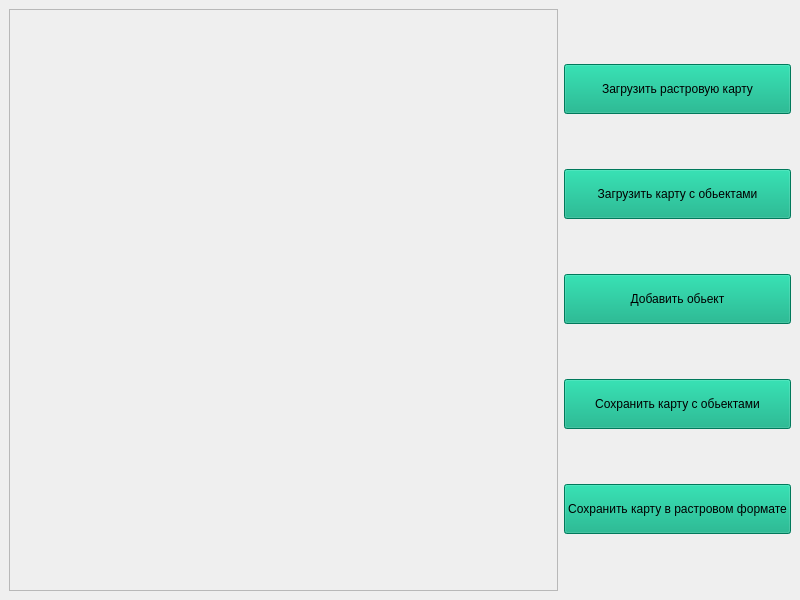
<?xml version="1.0" encoding="UTF-8"?>
<ui version="4.0">
 <class>MainWindow</class>
 <widget class="QMainWindow" name="MainWindow">
  <property name="geometry">
   <rect>
    <x>0</x>
    <y>0</y>
    <width>800</width>
    <height>600</height>
   </rect>
  </property>
  <property name="windowTitle">
   <string>Механизм визуализации карты</string>
  </property>
  <widget class="QWidget" name="centralwidget">
   <layout class="QGridLayout" name="gridLayout">
    <item row="0" column="0">
     <layout class="QHBoxLayout" name="horizontalLayout">
      <item>
       <widget class="QScrollArea" name="scrollArea">
        <property name="widgetResizable">
         <bool>true</bool>
        </property>
        <widget class="QWidget" name="scrollAreaWidgetContents_2">
         <property name="geometry">
          <rect>
           <x>0</x>
           <y>0</y>
           <width>481</width>
           <height>574</height>
          </rect>
         </property>
         <layout class="QGridLayout" name="gridLayout_2"/>
        </widget>
       </widget>
      </item>
      <item>
       <layout class="QVBoxLayout" name="_2">
        <property name="spacing">
         <number>0</number>
        </property>
        <property name="sizeConstraint">
         <enum>QLayout::SetMinimumSize</enum>
        </property>
        <item>
         <widget class="QPushButton" name="btnLoadRasterMap">
          <property name="sizePolicy">
           <sizepolicy hsizetype="Minimum" vsizetype="Fixed">
            <horstretch>0</horstretch>
            <verstretch>0</verstretch>
           </sizepolicy>
          </property>
          <property name="minimumSize">
           <size>
            <width>150</width>
            <height>50</height>
           </size>
          </property>
          <property name="font">
           <font>
            <pointsize>9</pointsize>
           </font>
          </property>
          <property name="cursor">
           <cursorShape>OpenHandCursor</cursorShape>
          </property>
          <property name="toolTip">
           <string>&lt;html&gt;&lt;head/&gt;&lt;body&gt;&lt;p&gt;Кнопка выбора добавления растрового изображения.&lt;/p&gt;&lt;/body&gt;&lt;/html&gt;</string>
          </property>
          <property name="styleSheet">
           <string notr="true">background-color: rgb(0, 170, 127)</string>
          </property>
          <property name="text">
           <string>Загрузить растровую карту</string>
          </property>
         </widget>
        </item>
        <item>
         <widget class="QPushButton" name="btnLoadMapObjs">
          <property name="minimumSize">
           <size>
            <width>150</width>
            <height>50</height>
           </size>
          </property>
          <property name="font">
           <font>
            <pointsize>9</pointsize>
           </font>
          </property>
          <property name="cursor">
           <cursorShape>OpenHandCursor</cursorShape>
          </property>
          <property name="toolTip">
           <string>&lt;html&gt;&lt;head/&gt;&lt;body&gt;&lt;p&gt;Загрузка карты с добавленными ранее обьектами &lt;/p&gt;&lt;/body&gt;&lt;/html&gt;</string>
          </property>
          <property name="whatsThis">
           <string>&lt;html&gt;&lt;head/&gt;&lt;body&gt;&lt;p&gt;&lt;br/&gt;&lt;/p&gt;&lt;/body&gt;&lt;/html&gt;</string>
          </property>
          <property name="styleSheet">
           <string notr="true">background-color: rgb(0, 170, 127)</string>
          </property>
          <property name="text">
           <string>Загрузить карту с обьектами</string>
          </property>
         </widget>
        </item>
        <item>
         <widget class="QPushButton" name="btnAddObject">
          <property name="sizePolicy">
           <sizepolicy hsizetype="Minimum" vsizetype="Fixed">
            <horstretch>0</horstretch>
            <verstretch>0</verstretch>
           </sizepolicy>
          </property>
          <property name="minimumSize">
           <size>
            <width>0</width>
            <height>50</height>
           </size>
          </property>
          <property name="font">
           <font>
            <pointsize>9</pointsize>
           </font>
          </property>
          <property name="cursor">
           <cursorShape>OpenHandCursor</cursorShape>
          </property>
          <property name="toolTip">
           <string>&lt;html&gt;&lt;head/&gt;&lt;body&gt;&lt;p&gt;Кнопка выбора векторного изображения для растеризации.&lt;/p&gt;&lt;/body&gt;&lt;/html&gt;</string>
          </property>
          <property name="styleSheet">
           <string notr="true">background-color: rgb(0, 170, 127)</string>
          </property>
          <property name="text">
           <string>Добавить обьект</string>
          </property>
         </widget>
        </item>
        <item>
         <widget class="QPushButton" name="btnSaveMapObjs">
          <property name="minimumSize">
           <size>
            <width>150</width>
            <height>50</height>
           </size>
          </property>
          <property name="font">
           <font>
            <pointsize>9</pointsize>
           </font>
          </property>
          <property name="cursor">
           <cursorShape>OpenHandCursor</cursorShape>
          </property>
          <property name="toolTip">
           <string>&lt;html&gt;&lt;head/&gt;&lt;body&gt;&lt;p&gt;Сохранить карту со всеми добавленными обьектами в формате JSON&lt;/p&gt;&lt;/body&gt;&lt;/html&gt;</string>
          </property>
          <property name="whatsThis">
           <string>&lt;html&gt;&lt;head/&gt;&lt;body&gt;&lt;p&gt;&lt;br/&gt;&lt;/p&gt;&lt;/body&gt;&lt;/html&gt;</string>
          </property>
          <property name="styleSheet">
           <string notr="true">background-color: rgb(0, 170, 127)</string>
          </property>
          <property name="text">
           <string>Сохранить карту с обьектами</string>
          </property>
         </widget>
        </item>
        <item>
         <widget class="QPushButton" name="btnSaveMap">
          <property name="minimumSize">
           <size>
            <width>150</width>
            <height>50</height>
           </size>
          </property>
          <property name="font">
           <font>
            <pointsize>9</pointsize>
           </font>
          </property>
          <property name="cursor">
           <cursorShape>OpenHandCursor</cursorShape>
          </property>
          <property name="styleSheet">
           <string notr="true">background-color: rgb(0, 170, 127)</string>
          </property>
          <property name="text">
           <string>Сохранить карту в растровом формате</string>
          </property>
         </widget>
        </item>
       </layout>
      </item>
     </layout>
    </item>
   </layout>
  </widget>
 </widget>
 <resources/>
 <connections/>
</ui>
